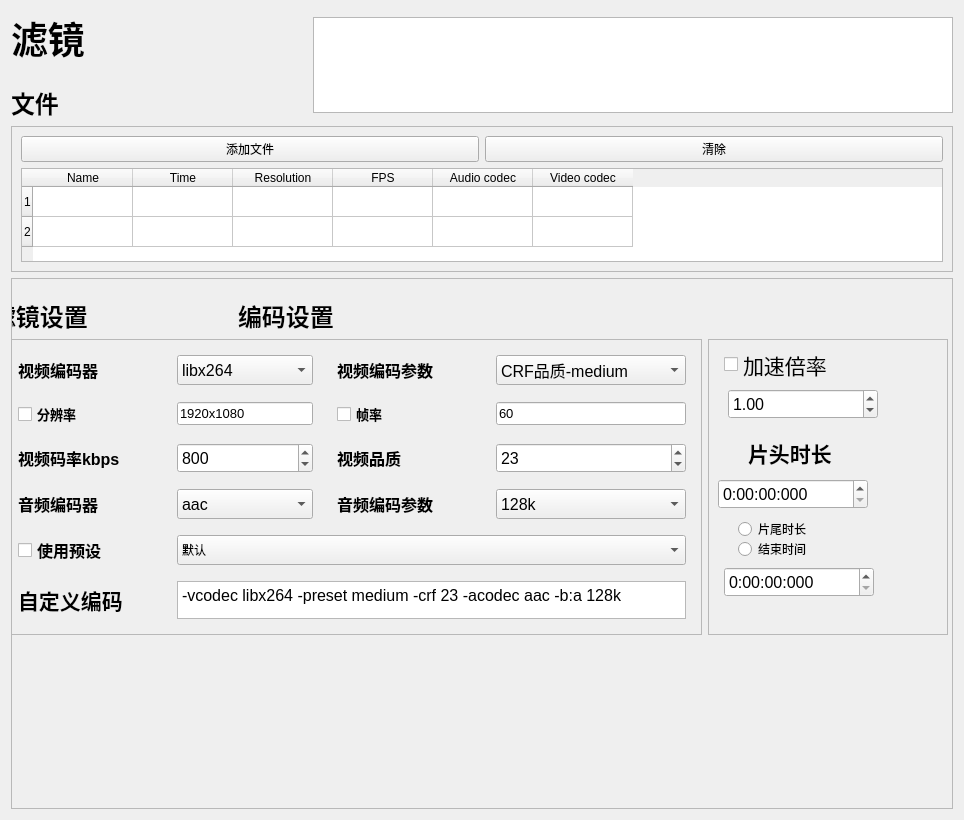
<?xml version="1.0" encoding="UTF-8"?>
<ui version="4.0">
 <class>Form</class>
 <widget class="QWidget" name="Form">
  <property name="enabled">
   <bool>true</bool>
  </property>
  <property name="geometry">
   <rect>
    <x>0</x>
    <y>0</y>
    <width>964</width>
    <height>820</height>
   </rect>
  </property>
  <property name="minimumSize">
   <size>
    <width>960</width>
    <height>640</height>
   </size>
  </property>
  <property name="maximumSize">
   <size>
    <width>1920</width>
    <height>1080</height>
   </size>
  </property>
  <property name="windowTitle">
   <string>Form</string>
  </property>
  <layout class="QVBoxLayout" name="verticalLayout_5">
   <item>
    <layout class="QHBoxLayout" name="horizontalLayout_3">
     <property name="spacing">
      <number>20</number>
     </property>
     <property name="sizeConstraint">
      <enum>QLayout::SizeConstraint::SetDefaultConstraint</enum>
     </property>
     <item>
      <layout class="QVBoxLayout" name="verticalLayout_4">
       <property name="rightMargin">
        <number>0</number>
       </property>
       <item>
        <widget class="QLabel" name="Title1">
         <property name="sizePolicy">
          <sizepolicy hsizetype="Maximum" vsizetype="Maximum">
           <horstretch>0</horstretch>
           <verstretch>0</verstretch>
          </sizepolicy>
         </property>
         <property name="maximumSize">
          <size>
           <width>100</width>
           <height>64</height>
          </size>
         </property>
         <property name="font">
          <font>
           <pointsize>28</pointsize>
           <bold>true</bold>
           <kerning>true</kerning>
          </font>
         </property>
         <property name="text">
          <string>滤镜</string>
         </property>
        </widget>
       </item>
       <item>
        <widget class="QLabel" name="Title2">
         <property name="sizePolicy">
          <sizepolicy hsizetype="Preferred" vsizetype="Maximum">
           <horstretch>0</horstretch>
           <verstretch>0</verstretch>
          </sizepolicy>
         </property>
         <property name="maximumSize">
          <size>
           <width>100</width>
           <height>45</height>
          </size>
         </property>
         <property name="font">
          <font>
           <pointsize>18</pointsize>
           <bold>true</bold>
           <kerning>true</kerning>
          </font>
         </property>
         <property name="text">
          <string>文件</string>
         </property>
        </widget>
       </item>
      </layout>
     </item>
     <item>
      <spacer name="horizontalSpacer">
       <property name="orientation">
        <enum>Qt::Orientation::Horizontal</enum>
       </property>
       <property name="sizeType">
        <enum>QSizePolicy::Policy::Expanding</enum>
       </property>
       <property name="sizeHint" stdset="0">
        <size>
         <width>20</width>
         <height>20</height>
        </size>
       </property>
      </spacer>
     </item>
     <item>
      <widget class="PlainTextEdit" name="console">
       <property name="sizePolicy">
        <sizepolicy hsizetype="Maximum" vsizetype="Maximum">
         <horstretch>0</horstretch>
         <verstretch>0</verstretch>
        </sizepolicy>
       </property>
       <property name="minimumSize">
        <size>
         <width>640</width>
         <height>0</height>
        </size>
       </property>
       <property name="maximumSize">
        <size>
         <width>640</width>
         <height>96</height>
        </size>
       </property>
       <property name="undoRedoEnabled">
        <bool>false</bool>
       </property>
       <property name="lineWrapMode">
        <enum>QPlainTextEdit::LineWrapMode::WidgetWidth</enum>
       </property>
       <property name="readOnly">
        <bool>true</bool>
       </property>
      </widget>
     </item>
    </layout>
   </item>
   <item>
    <widget class="QFrame" name="Fileframe">
     <property name="enabled">
      <bool>true</bool>
     </property>
     <property name="sizePolicy">
      <sizepolicy hsizetype="Preferred" vsizetype="Maximum">
       <horstretch>0</horstretch>
       <verstretch>0</verstretch>
      </sizepolicy>
     </property>
     <property name="minimumSize">
      <size>
       <width>480</width>
       <height>0</height>
      </size>
     </property>
     <property name="maximumSize">
      <size>
       <width>16777215</width>
       <height>160</height>
      </size>
     </property>
     <property name="frameShape">
      <enum>QFrame::Shape::StyledPanel</enum>
     </property>
     <property name="frameShadow">
      <enum>QFrame::Shadow::Raised</enum>
     </property>
     <layout class="QGridLayout" name="gridLayout_2">
      <item row="0" column="0">
       <widget class="QPushButton" name="pushButton">
        <property name="text">
         <string>添加文件</string>
        </property>
       </widget>
      </item>
      <item row="0" column="1">
       <widget class="QPushButton" name="pushButton_2">
        <property name="text">
         <string>清除</string>
        </property>
       </widget>
      </item>
      <item row="1" column="0" colspan="2">
       <widget class="QTableWidget" name="tableWidget">
        <property name="sizeAdjustPolicy">
         <enum>QAbstractScrollArea::SizeAdjustPolicy::AdjustToContentsOnFirstShow</enum>
        </property>
        <property name="dragEnabled">
         <bool>false</bool>
        </property>
        <row/>
        <row/>
        <column>
         <property name="text">
          <string>Name</string>
         </property>
        </column>
        <column>
         <property name="text">
          <string>Time</string>
         </property>
        </column>
        <column>
         <property name="text">
          <string>Resolution</string>
         </property>
        </column>
        <column>
         <property name="text">
          <string>FPS</string>
         </property>
        </column>
        <column>
         <property name="text">
          <string>Audio codec</string>
         </property>
        </column>
        <column>
         <property name="text">
          <string>Video codec</string>
         </property>
        </column>
       </widget>
      </item>
     </layout>
    </widget>
   </item>
   <item>
    <widget class="QScrollArea" name="scrollArea">
     <property name="widgetResizable">
      <bool>true</bool>
     </property>
     <widget class="QWidget" name="scrollAreaWidgetContents">
      <property name="geometry">
       <rect>
        <x>0</x>
        <y>0</y>
        <width>944</width>
        <height>554</height>
       </rect>
      </property>
      <widget class="QWidget" name="">
       <property name="geometry">
        <rect>
         <x>-20</x>
         <y>20</y>
         <width>946</width>
         <height>33</height>
        </rect>
       </property>
       <layout class="QHBoxLayout" name="horizontalLayout_8">
        <item>
         <widget class="QLabel" name="Title2_3">
          <property name="sizePolicy">
           <sizepolicy hsizetype="Preferred" vsizetype="Maximum">
            <horstretch>0</horstretch>
            <verstretch>0</verstretch>
           </sizepolicy>
          </property>
          <property name="minimumSize">
           <size>
            <width>240</width>
            <height>0</height>
           </size>
          </property>
          <property name="maximumSize">
           <size>
            <width>220</width>
            <height>16777215</height>
           </size>
          </property>
          <property name="font">
           <font>
            <pointsize>18</pointsize>
            <bold>true</bold>
            <kerning>true</kerning>
           </font>
          </property>
          <property name="text">
           <string>滤镜设置</string>
          </property>
         </widget>
        </item>
        <item>
         <widget class="QLabel" name="Title2_2">
          <property name="maximumSize">
           <size>
            <width>16777215</width>
            <height>45</height>
           </size>
          </property>
          <property name="font">
           <font>
            <pointsize>18</pointsize>
            <bold>true</bold>
            <kerning>true</kerning>
           </font>
          </property>
          <property name="text">
           <string>编码设置</string>
          </property>
         </widget>
        </item>
       </layout>
      </widget>
      <widget class="QWidget" name="">
       <property name="geometry">
        <rect>
         <x>-10</x>
         <y>60</y>
         <width>946</width>
         <height>296</height>
        </rect>
       </property>
       <layout class="QHBoxLayout" name="horizontalLayout_9">
        <property name="spacing">
         <number>6</number>
        </property>
        <item>
         <widget class="QFrame" name="frame_2">
          <property name="minimumSize">
           <size>
            <width>670</width>
            <height>200</height>
           </size>
          </property>
          <property name="maximumSize">
           <size>
            <width>16777215</width>
            <height>360</height>
           </size>
          </property>
          <property name="frameShape">
           <enum>QFrame::Shape::StyledPanel</enum>
          </property>
          <property name="frameShadow">
           <enum>QFrame::Shadow::Raised</enum>
          </property>
          <layout class="QVBoxLayout" name="verticalLayout_2" stretch="0">
           <property name="spacing">
            <number>12</number>
           </property>
           <property name="leftMargin">
            <number>15</number>
           </property>
           <property name="topMargin">
            <number>15</number>
           </property>
           <property name="rightMargin">
            <number>15</number>
           </property>
           <property name="bottomMargin">
            <number>15</number>
           </property>
           <item>
            <layout class="QGridLayout" name="gridLayout">
             <property name="horizontalSpacing">
              <number>24</number>
             </property>
             <property name="verticalSpacing">
              <number>16</number>
             </property>
             <item row="4" column="0">
              <widget class="CheckBox" name="checkBox">
               <property name="sizeIncrement">
                <size>
                 <width>0</width>
                 <height>0</height>
                </size>
               </property>
               <property name="font">
                <font>
                 <pointsize>12</pointsize>
                 <bold>true</bold>
                 <kerning>true</kerning>
                 <hintingpreference>PreferDefaultHinting</hintingpreference>
                </font>
               </property>
               <property name="mouseTracking">
                <bool>true</bool>
               </property>
               <property name="layoutDirection">
                <enum>Qt::LayoutDirection::LeftToRight</enum>
               </property>
               <property name="inputMethodHints">
                <set>Qt::InputMethodHint::ImhNone</set>
               </property>
               <property name="text">
                <string>使用预设</string>
               </property>
               <property name="autoExclusive">
                <bool>false</bool>
               </property>
              </widget>
             </item>
             <item row="1" column="1">
              <widget class="LineEdit" name="lineEdit">
               <property name="sizePolicy">
                <sizepolicy hsizetype="Minimum" vsizetype="Fixed">
                 <horstretch>0</horstretch>
                 <verstretch>0</verstretch>
                </sizepolicy>
               </property>
               <property name="font">
                <font>
                 <pointsize>10</pointsize>
                 <kerning>true</kerning>
                </font>
               </property>
               <property name="text">
                <string>1920x1080</string>
               </property>
              </widget>
             </item>
             <item row="0" column="2">
              <widget class="QLabel" name="label">
               <property name="font">
                <font>
                 <pointsize>12</pointsize>
                 <bold>true</bold>
                 <kerning>true</kerning>
                </font>
               </property>
               <property name="text">
                <string>视频编码参数</string>
               </property>
              </widget>
             </item>
             <item row="3" column="2">
              <widget class="QLabel" name="label_4">
               <property name="font">
                <font>
                 <pointsize>12</pointsize>
                 <bold>true</bold>
                 <kerning>true</kerning>
                </font>
               </property>
               <property name="text">
                <string>音频编码参数</string>
               </property>
              </widget>
             </item>
             <item row="5" column="1" colspan="3">
              <widget class="PlainTextEdit" name="plainTextEdit">
               <property name="font">
                <font>
                 <pointsize>12</pointsize>
                </font>
               </property>
               <property name="plainText">
                <string>-vcodec libx264 -preset medium -crf 23 -acodec aac -b:a 128k</string>
               </property>
              </widget>
             </item>
             <item row="2" column="3">
              <widget class="SpinBox" name="spinBox_2">
               <property name="sizePolicy">
                <sizepolicy hsizetype="Minimum" vsizetype="Minimum">
                 <horstretch>0</horstretch>
                 <verstretch>0</verstretch>
                </sizepolicy>
               </property>
               <property name="font">
                <font>
                 <pointsize>12</pointsize>
                 <kerning>true</kerning>
                </font>
               </property>
               <property name="maximum">
                <number>51</number>
               </property>
               <property name="value">
                <number>23</number>
               </property>
              </widget>
             </item>
             <item row="0" column="1">
              <widget class="ComboBox" name="comboBox">
               <property name="sizePolicy">
                <sizepolicy hsizetype="Minimum" vsizetype="Minimum">
                 <horstretch>0</horstretch>
                 <verstretch>0</verstretch>
                </sizepolicy>
               </property>
               <property name="minimumSize">
                <size>
                 <width>0</width>
                 <height>30</height>
                </size>
               </property>
               <property name="font">
                <font>
                 <family>Microsoft YaHei UI</family>
                 <pointsize>12</pointsize>
                 <kerning>true</kerning>
                </font>
               </property>
               <item>
                <property name="text">
                 <string>libx264</string>
                </property>
               </item>
               <item>
                <property name="text">
                 <string>h264_nvenc</string>
                </property>
               </item>
               <item>
                <property name="text">
                 <string>h264_qsv</string>
                </property>
               </item>
               <item>
                <property name="text">
                 <string>h264_amf</string>
                </property>
               </item>
               <item>
                <property name="text">
                 <string>copy</string>
                </property>
               </item>
               <item>
                <property name="text">
                 <string>custom</string>
                </property>
               </item>
              </widget>
             </item>
             <item row="1" column="0">
              <widget class="CheckBox" name="checkBox_2">
               <property name="font">
                <font>
                 <pointsize>10</pointsize>
                 <bold>true</bold>
                 <kerning>true</kerning>
                </font>
               </property>
               <property name="text">
                <string>分辨率</string>
               </property>
              </widget>
             </item>
             <item row="1" column="3">
              <widget class="LineEdit" name="lineEdit_2">
               <property name="sizePolicy">
                <sizepolicy hsizetype="Minimum" vsizetype="Fixed">
                 <horstretch>0</horstretch>
                 <verstretch>0</verstretch>
                </sizepolicy>
               </property>
               <property name="font">
                <font>
                 <pointsize>10</pointsize>
                 <kerning>true</kerning>
                </font>
               </property>
               <property name="text">
                <string>60</string>
               </property>
              </widget>
             </item>
             <item row="2" column="1">
              <widget class="SpinBox" name="spinBox">
               <property name="sizePolicy">
                <sizepolicy hsizetype="Minimum" vsizetype="Minimum">
                 <horstretch>0</horstretch>
                 <verstretch>0</verstretch>
                </sizepolicy>
               </property>
               <property name="minimumSize">
                <size>
                 <width>0</width>
                 <height>30</height>
                </size>
               </property>
               <property name="font">
                <font>
                 <pointsize>12</pointsize>
                 <kerning>true</kerning>
                </font>
               </property>
               <property name="maximum">
                <number>40000</number>
               </property>
               <property name="value">
                <number>800</number>
               </property>
              </widget>
             </item>
             <item row="3" column="3">
              <widget class="ComboBox" name="comboBox_3">
               <property name="sizePolicy">
                <sizepolicy hsizetype="Preferred" vsizetype="Minimum">
                 <horstretch>0</horstretch>
                 <verstretch>0</verstretch>
                </sizepolicy>
               </property>
               <property name="minimumSize">
                <size>
                 <width>0</width>
                 <height>30</height>
                </size>
               </property>
               <property name="font">
                <font>
                 <pointsize>12</pointsize>
                 <kerning>true</kerning>
                </font>
               </property>
               <item>
                <property name="text">
                 <string>128k</string>
                </property>
               </item>
               <item>
                <property name="text">
                 <string>64k</string>
                </property>
               </item>
               <item>
                <property name="text">
                 <string>192k</string>
                </property>
               </item>
               <item>
                <property name="text">
                 <string>320k</string>
                </property>
               </item>
               <item>
                <property name="text">
                 <string>512k</string>
                </property>
               </item>
              </widget>
             </item>
             <item row="2" column="2">
              <widget class="QLabel" name="label_7">
               <property name="font">
                <font>
                 <pointsize>12</pointsize>
                 <bold>true</bold>
                 <kerning>true</kerning>
                </font>
               </property>
               <property name="text">
                <string>视频品质</string>
               </property>
              </widget>
             </item>
             <item row="3" column="1">
              <widget class="ComboBox" name="comboBox_4">
               <property name="sizePolicy">
                <sizepolicy hsizetype="Preferred" vsizetype="Minimum">
                 <horstretch>0</horstretch>
                 <verstretch>0</verstretch>
                </sizepolicy>
               </property>
               <property name="minimumSize">
                <size>
                 <width>0</width>
                 <height>30</height>
                </size>
               </property>
               <property name="font">
                <font>
                 <pointsize>12</pointsize>
                 <kerning>true</kerning>
                </font>
               </property>
               <item>
                <property name="text">
                 <string>aac</string>
                </property>
               </item>
               <item>
                <property name="text">
                 <string>alac</string>
                </property>
               </item>
               <item>
                <property name="text">
                 <string>flac</string>
                </property>
               </item>
               <item>
                <property name="text">
                 <string>opus</string>
                </property>
               </item>
               <item>
                <property name="text">
                 <string>copy</string>
                </property>
               </item>
               <item>
                <property name="text">
                 <string>custom</string>
                </property>
               </item>
              </widget>
             </item>
             <item row="3" column="0">
              <widget class="QLabel" name="label_3">
               <property name="font">
                <font>
                 <pointsize>12</pointsize>
                 <bold>true</bold>
                 <kerning>true</kerning>
                </font>
               </property>
               <property name="text">
                <string>音频编码器</string>
               </property>
              </widget>
             </item>
             <item row="5" column="0">
              <widget class="QLabel" name="label_5">
               <property name="font">
                <font>
                 <pointsize>16</pointsize>
                 <bold>true</bold>
                 <kerning>true</kerning>
                </font>
               </property>
               <property name="text">
                <string>自定义编码</string>
               </property>
              </widget>
             </item>
             <item row="0" column="0">
              <widget class="QLabel" name="Title3_2">
               <property name="font">
                <font>
                 <pointsize>12</pointsize>
                 <bold>true</bold>
                 <kerning>true</kerning>
                </font>
               </property>
               <property name="text">
                <string>视频编码器</string>
               </property>
              </widget>
             </item>
             <item row="2" column="0">
              <widget class="QLabel" name="label_6">
               <property name="font">
                <font>
                 <pointsize>12</pointsize>
                 <bold>true</bold>
                 <kerning>true</kerning>
                </font>
               </property>
               <property name="text">
                <string>视频码率kbps</string>
               </property>
              </widget>
             </item>
             <item row="1" column="2">
              <widget class="CheckBox" name="checkBox_3">
               <property name="font">
                <font>
                 <pointsize>10</pointsize>
                 <bold>true</bold>
                 <kerning>true</kerning>
                </font>
               </property>
               <property name="text">
                <string>帧率</string>
               </property>
              </widget>
             </item>
             <item row="4" column="1" colspan="3">
              <widget class="ComboBox" name="comboBox_5">
               <property name="enabled">
                <bool>true</bool>
               </property>
               <property name="sizePolicy">
                <sizepolicy hsizetype="Preferred" vsizetype="Maximum">
                 <horstretch>0</horstretch>
                 <verstretch>0</verstretch>
                </sizepolicy>
               </property>
               <property name="minimumSize">
                <size>
                 <width>0</width>
                 <height>30</height>
                </size>
               </property>
               <item>
                <property name="text">
                 <string>默认</string>
                </property>
               </item>
              </widget>
             </item>
             <item row="0" column="3">
              <widget class="ComboBox" name="comboBox_2">
               <property name="sizePolicy">
                <sizepolicy hsizetype="Minimum" vsizetype="Minimum">
                 <horstretch>0</horstretch>
                 <verstretch>0</verstretch>
                </sizepolicy>
               </property>
               <property name="minimumSize">
                <size>
                 <width>0</width>
                 <height>30</height>
                </size>
               </property>
               <property name="font">
                <font>
                 <pointsize>12</pointsize>
                 <kerning>true</kerning>
                </font>
               </property>
               <item>
                <property name="text">
                 <string extracomment="-preset medium -crf 23">CRF品质-medium</string>
                </property>
               </item>
               <item>
                <property name="text">
                 <string>CRF品质-fast</string>
                </property>
               </item>
               <item>
                <property name="text">
                 <string>CBR平均码率-medium</string>
                </property>
               </item>
               <item>
                <property name="text">
                 <string>CBR平均码率-fast</string>
                </property>
               </item>
               <item>
                <property name="text">
                 <string>CQP硬编品质(*qsv)</string>
                </property>
               </item>
              </widget>
             </item>
            </layout>
           </item>
          </layout>
         </widget>
        </item>
        <item>
         <widget class="QFrame" name="frame_3">
          <property name="sizePolicy">
           <sizepolicy hsizetype="Minimum" vsizetype="Minimum">
            <horstretch>0</horstretch>
            <verstretch>0</verstretch>
           </sizepolicy>
          </property>
          <property name="minimumSize">
           <size>
            <width>240</width>
            <height>200</height>
           </size>
          </property>
          <property name="maximumSize">
           <size>
            <width>240</width>
            <height>360</height>
           </size>
          </property>
          <property name="frameShape">
           <enum>QFrame::Shape::StyledPanel</enum>
          </property>
          <property name="frameShadow">
           <enum>QFrame::Shadow::Raised</enum>
          </property>
          <widget class="QDoubleSpinBox" name="doubleSpinBox">
           <property name="geometry">
            <rect>
             <x>20</x>
             <y>50</y>
             <width>150</width>
             <height>30</height>
            </rect>
           </property>
           <property name="sizePolicy">
            <sizepolicy hsizetype="Minimum" vsizetype="Fixed">
             <horstretch>0</horstretch>
             <verstretch>0</verstretch>
            </sizepolicy>
           </property>
           <property name="minimumSize">
            <size>
             <width>150</width>
             <height>30</height>
            </size>
           </property>
           <property name="font">
            <font>
             <pointsize>12</pointsize>
             <kerning>true</kerning>
            </font>
           </property>
           <property name="minimum">
            <double>0.500000000000000</double>
           </property>
           <property name="maximum">
            <double>4.000000000000000</double>
           </property>
           <property name="singleStep">
            <double>0.050000000000000</double>
           </property>
           <property name="value">
            <double>1.000000000000000</double>
           </property>
          </widget>
          <widget class="QLabel" name="label_2">
           <property name="geometry">
            <rect>
             <x>40</x>
             <y>100</y>
             <width>84</width>
             <height>27</height>
            </rect>
           </property>
           <property name="font">
            <font>
             <pointsize>16</pointsize>
             <bold>true</bold>
             <kerning>true</kerning>
            </font>
           </property>
           <property name="text">
            <string>片头时长</string>
           </property>
          </widget>
          <widget class="TimeEdit" name="timeEdit_2">
           <property name="geometry">
            <rect>
             <x>16</x>
             <y>228</y>
             <width>150</width>
             <height>30</height>
            </rect>
           </property>
           <property name="minimumSize">
            <size>
             <width>150</width>
             <height>30</height>
            </size>
           </property>
           <property name="font">
            <font>
             <pointsize>12</pointsize>
             <kerning>true</kerning>
            </font>
           </property>
           <property name="displayFormat">
            <string>H:mm:ss:zzz</string>
           </property>
          </widget>
          <widget class="PrimaryPushButton" name="pushBtn">
           <property name="geometry">
            <rect>
             <x>16</x>
             <y>300</y>
             <width>92</width>
             <height>35</height>
            </rect>
           </property>
           <property name="sizePolicy">
            <sizepolicy hsizetype="Preferred" vsizetype="Fixed">
             <horstretch>0</horstretch>
             <verstretch>0</verstretch>
            </sizepolicy>
           </property>
           <property name="font">
            <font>
             <pointsize>16</pointsize>
             <bold>true</bold>
             <kerning>true</kerning>
            </font>
           </property>
           <property name="text">
            <string>处理视频</string>
           </property>
           <property name="default">
            <bool>true</bool>
           </property>
           <property name="flat">
            <bool>false</bool>
           </property>
          </widget>
          <widget class="QCheckBox" name="checkBox_4">
           <property name="geometry">
            <rect>
             <x>16</x>
             <y>10</y>
             <width>110</width>
             <height>31</height>
            </rect>
           </property>
           <property name="sizePolicy">
            <sizepolicy hsizetype="Minimum" vsizetype="Minimum">
             <horstretch>0</horstretch>
             <verstretch>0</verstretch>
            </sizepolicy>
           </property>
           <property name="font">
            <font>
             <pointsize>16</pointsize>
            </font>
           </property>
           <property name="text">
            <string>加速倍率</string>
           </property>
          </widget>
          <widget class="TimeEdit" name="timeEdit_3">
           <property name="geometry">
            <rect>
             <x>10</x>
             <y>140</y>
             <width>150</width>
             <height>30</height>
            </rect>
           </property>
           <property name="minimumSize">
            <size>
             <width>150</width>
             <height>30</height>
            </size>
           </property>
           <property name="font">
            <font>
             <pointsize>12</pointsize>
             <kerning>true</kerning>
            </font>
           </property>
           <property name="displayFormat">
            <string>H:mm:ss:zzz</string>
           </property>
          </widget>
          <widget class="QRadioButton" name="radioButton">
           <property name="geometry">
            <rect>
             <x>30</x>
             <y>180</y>
             <width>98</width>
             <height>20</height>
            </rect>
           </property>
           <property name="text">
            <string>片尾时长</string>
           </property>
          </widget>
          <widget class="QRadioButton" name="radioButton_2">
           <property name="geometry">
            <rect>
             <x>30</x>
             <y>200</y>
             <width>98</width>
             <height>20</height>
            </rect>
           </property>
           <property name="text">
            <string>结束时间</string>
           </property>
          </widget>
         </widget>
        </item>
       </layout>
      </widget>
     </widget>
    </widget>
   </item>
  </layout>
 </widget>
 <customwidgets>
  <customwidget>
   <class>PrimaryPushButton</class>
   <extends>QPushButton</extends>
   <header>qfluentwidgets</header>
  </customwidget>
  <customwidget>
   <class>PlainTextEdit</class>
   <extends>QPlainTextEdit</extends>
   <header>qfluentwidgets</header>
  </customwidget>
  <customwidget>
   <class>ComboBox</class>
   <extends>QComboBox</extends>
   <header>qfluentwidgets</header>
  </customwidget>
  <customwidget>
   <class>SpinBox</class>
   <extends>QSpinBox</extends>
   <header>qfluentwidgets</header>
  </customwidget>
  <customwidget>
   <class>TimeEdit</class>
   <extends>QTimeEdit</extends>
   <header>qfluentwidgets</header>
  </customwidget>
  <customwidget>
   <class>CheckBox</class>
   <extends>QCheckBox</extends>
   <header>qfluentwidgets</header>
  </customwidget>
  <customwidget>
   <class>LineEdit</class>
   <extends>QLineEdit</extends>
   <header>qfluentwidgets</header>
  </customwidget>
 </customwidgets>
 <resources>
  <include location="resource.qrc"/>
 </resources>
 <connections>
  <connection>
   <sender>comboBox_5</sender>
   <signal>currentTextChanged(QString)</signal>
   <receiver>plainTextEdit</receiver>
   <slot>setPlainText(QString)</slot>
   <hints>
    <hint type="sourcelabel">
     <x>292</x>
     <y>532</y>
    </hint>
    <hint type="destinationlabel">
     <x>298</x>
     <y>603</y>
    </hint>
   </hints>
  </connection>
 </connections>
</ui>
